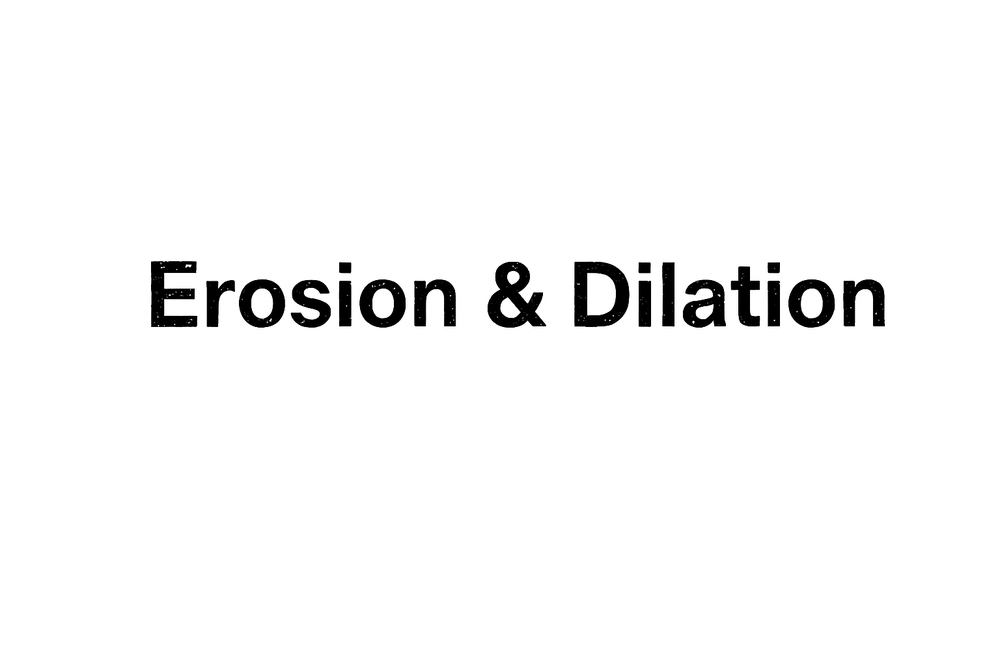
%> input picture projectmatlab/part three/text.png, 1000 x 667 px, shrunk from 1536 x 1024 before the run
$ octave phase_Three.m   (GNU Octave 9; MATLAB toolbox functions it lacks are replaced by stand-ins)
%> lines starting %> are read from the running program, lines starting %| are printed output that depends on the picture; in (x1, y1, x2, y2) boxes, pixels count from 0 and x2, y2 are one past the last pixel; in counts of white or black regions, pixels touching at a corner belong together; the program's own positions count from 1
clc; clear; close all;

%% 1) Read the clean image
img = imread('text.png');
%> img is the input picture: size 667x1000x3 uint8; mean R, G, B 247.7, 247.7, 247.7
if size(img,3) == 3
    img = rgb2gray(img);
%> img: size 667x1000 uint8
end

%% 2) Convert to binary and invert
bw = imbinarize(img);
%> bw: size 667x1000 logical; 97.1% white; 19 black regions, largest, box (x1, y1, x2, y2) and area: (574, 262, 629, 327) 2123, (488, 262, 546, 328) 2085, (151, 261, 197, 327) 1884
bw = ~bw;
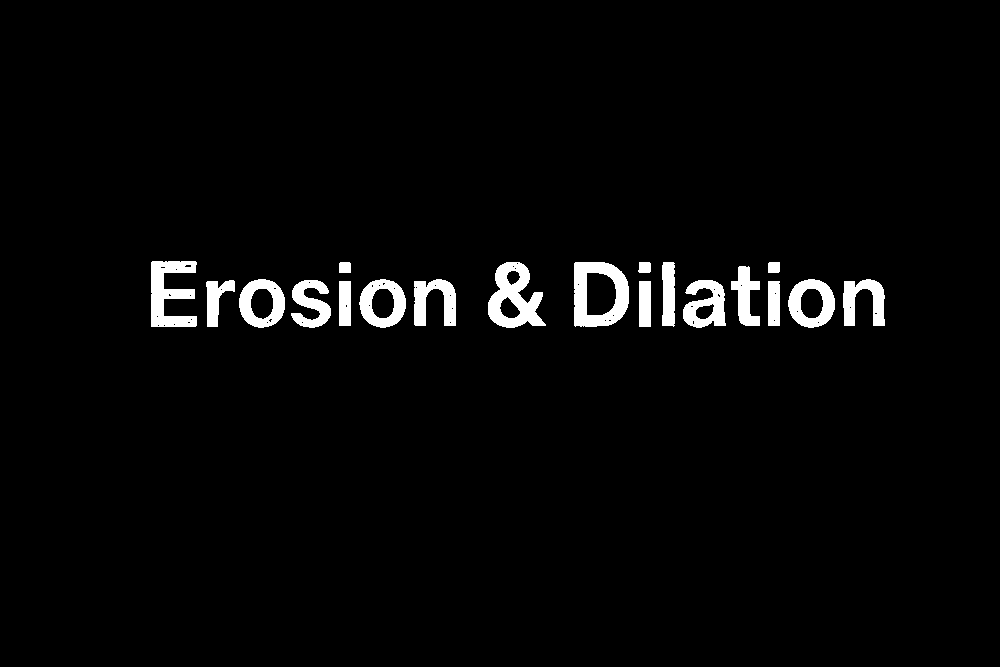
%> bw: size 667x1000 logical; 2.9% white; 19 white regions, largest, box (x1, y1, x2, y2) and area: (574, 262, 629, 327) 2123, (488, 262, 546, 328) 2085, (151, 261, 197, 327) 1884

%% 3) Structuring element
se = strel('square',4);

%% 4) Apply Erosion
eroded = imerode(bw,se);
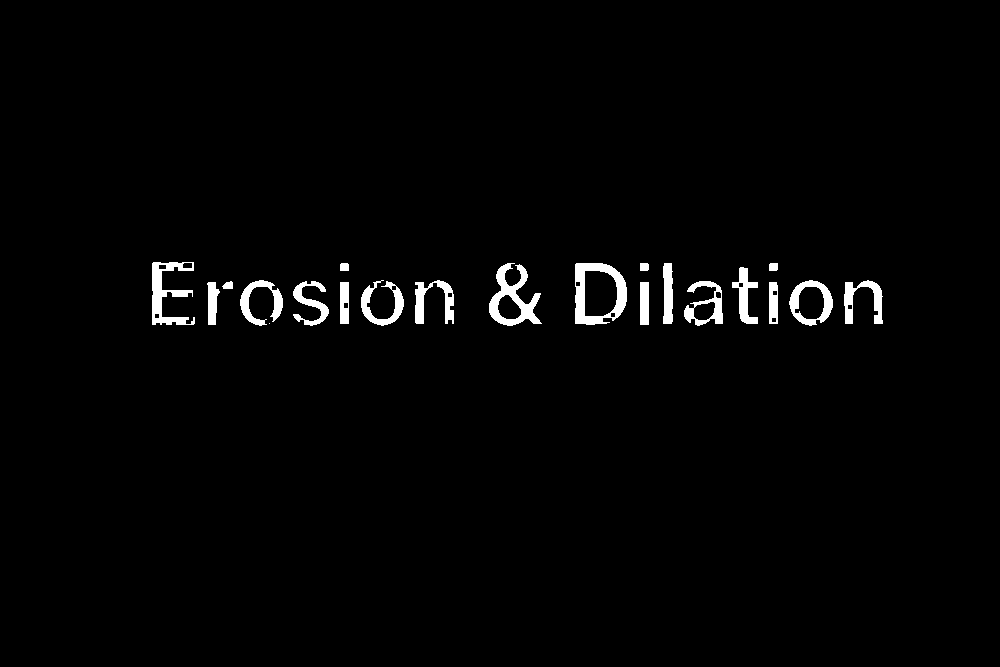
%> eroded: size 667x1000 logical; 1.8% white; 21 white regions (1 under 20 px), largest, box (x1, y1, x2, y2) and area: (575, 263, 627, 325) 1474, (489, 263, 542, 326) 1350, (152, 262, 195, 325) 1175
imwrite(eroded,'erosion.png');

figure;
imshow(eroded);
title('Erosion');

%% 5) Apply Dilation
dilated = imdilate(bw,se);
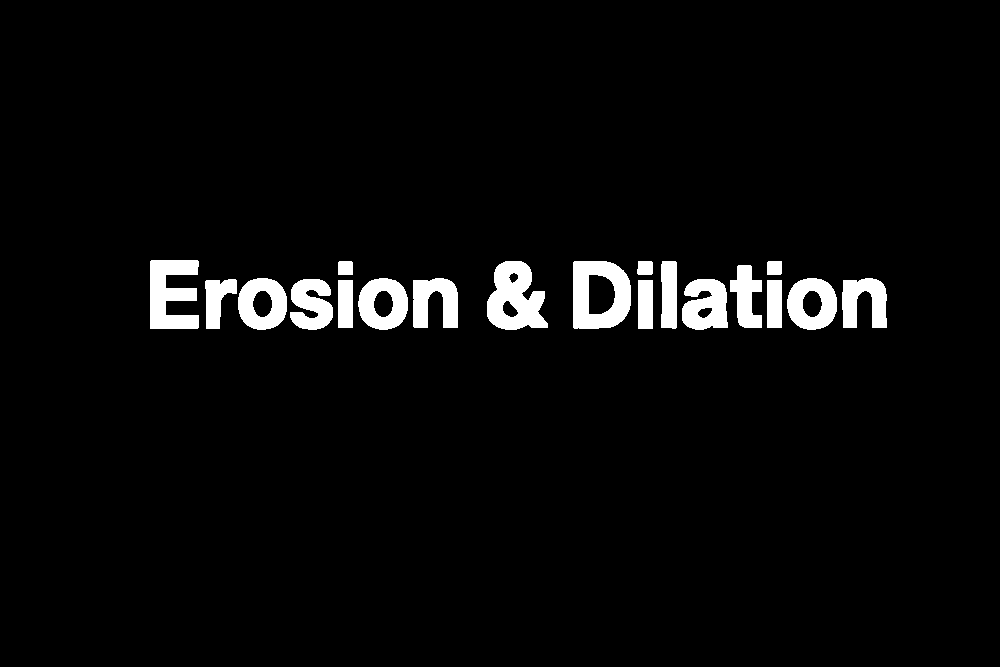
%> dilated: size 667x1000 logical; 3.9% white; 19 white regions, largest, box (x1, y1, x2, y2) and area: (487, 261, 548, 330) 2762, (573, 261, 631, 329) 2710, (150, 260, 199, 329) 2453
imwrite(dilated,'dilation.png');

figure;
imshow(dilated);
title('Dilation');

%% 6) Apply Opening
opened = imopen(bw,se);
%> opened: size 667x1000 logical; 2.8% white; 19 white regions, largest, box (x1, y1, x2, y2) and area: (574, 262, 629, 327) 2111, (488, 262, 544, 328) 2075, (151, 261, 197, 327) 1860
imwrite(opened,'opening.png');

figure;
imshow(opened);
title('Opening');

%% 7) Apply Closing
closed = imclose(bw,se);
%> closed: size 667x1000 logical; 2.9% white; 19 white regions, largest, box (x1, y1, x2, y2) and area: (574, 262, 629, 327) 2134, (488, 262, 546, 328) 2117, (151, 261, 197, 327) 1916
imwrite(closed,'closing.png');

figure;
imshow(closed);
title('Closing');

%% 8) Original Image (optional to show alone)
figure;
imshow(bw);
title('Original Binary');
